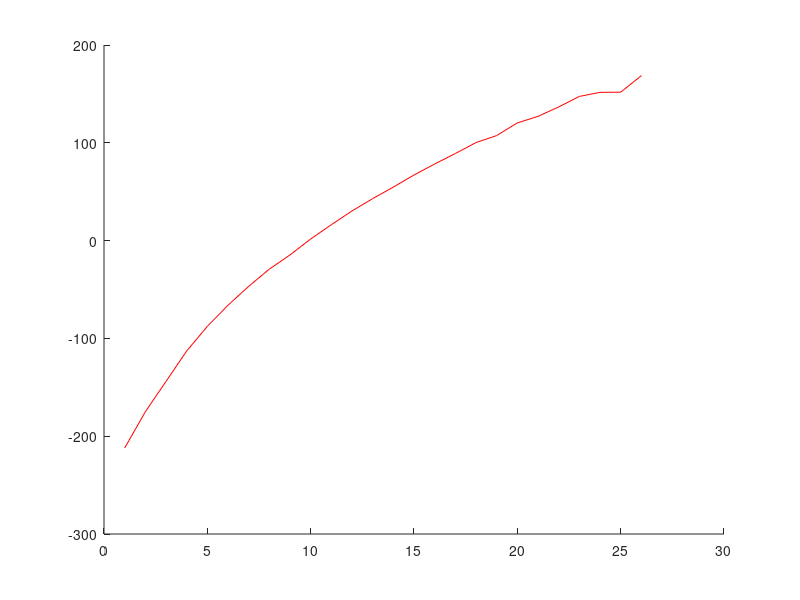

MATLAB code to generate this figure:
   
 
a1=[-212.108 -175 -143.977 -112.903 -87.6842  -66.0714  -46.7822  -29.1667 -14.6667 1.62037 16.25 30.3125 42.913 54.7059 67.0833  78.3197 89.04 100.24 107.405 120.346 127.037 136.654 147.409 151.583 151.748 168.636];

A=a1';
t=1/30;
v=(A(4)-A(1))*0.001/(3*t);
for i=1:1:25
D(i)=A(i+1)-A(i);
end
for n=1:1:22
a(n)=(D(n+3)-D(n+2)+D(n+1)-D(n))*0.001/(4*t*t);
end
% a=A(5)-A(4)+A(3)-A(2)
for j=1:1:21
s(j)=(v*t+0.5*a(j)*t*t)*1000-212.108;
t=t+1/30
end

% for k=1:1:28
%     ens(k)=s(k+2)-175;
% end
% ens=s(
t=1:1:30
% plot(t,s,'*','-b')
figure;
hold on;
plot(a1(1,:),'-r');
% plot(s(1,:));
% for m=1:1:21
%     enns(m)=a1(1,1:m)
% end
beee=a1(1,1:21)
figure
% plot(s(1,:)-beee(1,:),'*')




